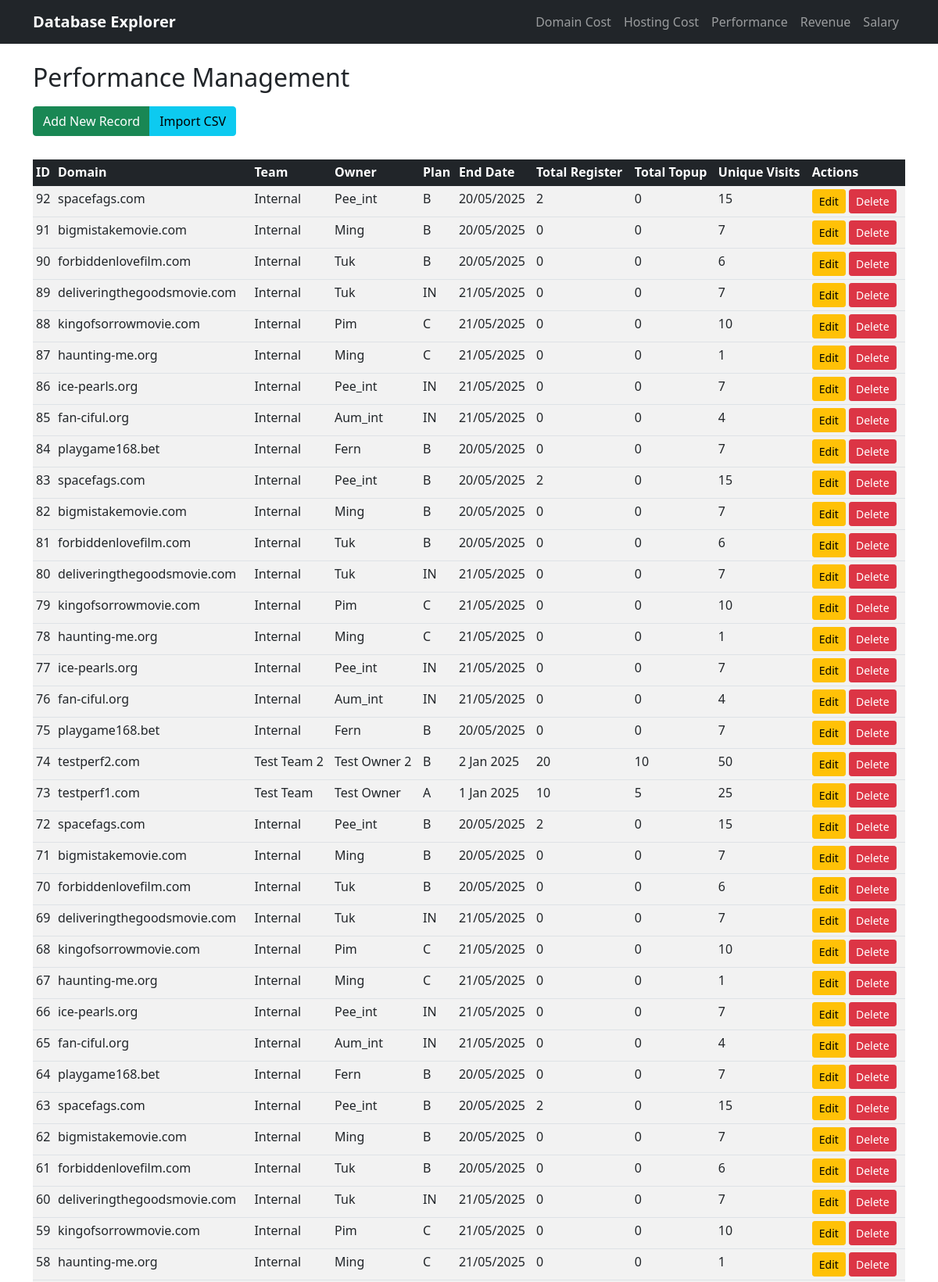
Screenshot of /performance (upper part) with the database file from the repository.
### tables this page shows
CREATE TABLE performance (
            id INTEGER PRIMARY KEY AUTOINCREMENT,
            domain TEXT,
            team TEXT,
            owner TEXT,
            plan TEXT,
            end_date TEXT,
            cashgame TEXT,
            chalong TEXT,
            playgame TEXT,
            total_register INTEGER,
            total_topup INTEGER,
            regis_may INTEGER,
            topup_may INTEGER,
            regis_june INTEGER,
            topup_june INTEGER,
            regis_july INTEGER,
            topup_july INTEGER,
            cvr TEXT,
            first_seen_cg TEXT,
            first_seen_cl TEXT,
            first_seen_pg TEXT,
            date_gap TEXT,
            unique_visits INTEGER
        );

### app.py (the view)
@app.route('/performance')
def performance():
    conn = get_db_connection()
    data = conn.execute('SELECT * FROM performance ORDER BY id DESC LIMIT 100').fetchall()
    conn.close()
    return render_template('performance.html', data=data)

### app.py (called while the page is built)
def get_db_connection():
    conn = sqlite3.connect(DATABASE)
    conn.row_factory = sqlite3.Row
    return conn

### templates/performance.html (shortened to what this page needs)
{% extends "base.html" %}
{% block content %}
<h2>Performance Management</h2>
<div class="btn-group" role="group">
    <button type="button" class="btn btn-success" data-bs-toggle="modal" data-bs-target="#addModal">Add New Record</button>
    <button type="button" class="btn btn-info" data-bs-toggle="modal" data-bs-target="#importModal">Import CSV</button>
</div>
<div class="table-responsive table-container">
    <table class="table table-striped table-hover table-sm">
        <thead class="table-dark">
            <tr>
                <th>ID</th>
                <th>Domain</th>
                <th>Team</th>
                <th>Owner</th>
                <th>Plan</th>
                <th>End Date</th>
                <th>Total Register</th>
                <th>Total Topup</th>
                <th>Unique Visits</th>
                <th>Actions</th>
            </tr>
        </thead>
        <tbody>
            {% for row in data %}
            <tr id="view-{{ row.id }}">
                <td>{{ row.id }}</td>
                <td>{{ row.domain }}</td>
                <td>{{ row.team }}</td>
                <td>{{ row.owner }}</td>
                <td>{{ row.plan }}</td>
                <td>{{ row.end_date }}</td>
                <td>{{ row.total_register }}</td>
                <td>{{ row.total_topup }}</td>
                <td>{{ row.unique_visits }}</td>
                <td>
                    <button class="btn btn-sm btn-warning" onclick="toggleEdit({{ row.id }})">Edit</button>
                    <button class="btn btn-sm btn-danger" onclick="confirmDelete('{{ url_for('delete_record', table_name='performance', record_id=row.id) }}')">Delete</button>
                </td>
            </tr>
            {% endfor %}
        </tbody>
    </table>
</div>
{% endblock %}

### templates/base.html (style rules this page uses)
.table-container { margin-top: 20px; }
.btn-group { margin: 10px 0; }

### rows the page displays
performance: id "92", domain "spacefags.com", team "Internal", owner "Pee_int", plan "B", end_date "20/05/2025", total_register "2", total_topup "0", unique_visits "15"
performance: id "91", domain "bigmistakemovie.com", team "Internal", owner "Ming", plan "B", end_date "20/05/2025", total_register "0", total_topup "0", unique_visits "7"
performance: id "90", domain "forbiddenlovefilm.com", team "Internal", owner "Tuk", plan "B", end_date "20/05/2025", total_register "0", total_topup "0", unique_visits "6"
performance: id "89", domain "deliveringthegoodsmovie.com", team "Internal", owner "Tuk", plan "IN", end_date "21/05/2025", total_register "0", total_topup "0", unique_visits "7"
performance: id "88", domain "kingofsorrowmovie.com", team "Internal", owner "Pim", plan "C", end_date "21/05/2025", total_register "0", total_topup "0", unique_visits "10"
performance: id "87", domain "haunting-me.org", team "Internal", owner "Ming", plan "C", end_date "21/05/2025", total_register "0", total_topup "0", unique_visits "1"
performance: id "86", domain "ice-pearls.org", team "Internal", owner "Pee_int", plan "IN", end_date "21/05/2025", total_register "0", total_topup "0", unique_visits "7"
performance: id "85", domain "fan-ciful.org", team "Internal", owner "Aum_int", plan "IN", end_date "21/05/2025", total_register "0", total_topup "0", unique_visits "4"
performance: id "84", domain "playgame168.bet", team "Internal", owner "Fern", plan "B", end_date "20/05/2025", total_register "0", total_topup "0", unique_visits "7"
performance: id "83", domain "spacefags.com", team "Internal", owner "Pee_int", plan "B", end_date "20/05/2025", total_register "2", total_topup "0", unique_visits "15"
performance: id "82", domain "bigmistakemovie.com", team "Internal", owner "Ming", plan "B", end_date "20/05/2025", total_register "0", total_topup "0", unique_visits "7"
performance: id "81", domain "forbiddenlovefilm.com", team "Internal", owner "Tuk", plan "B", end_date "20/05/2025", total_register "0", total_topup "0", unique_visits "6"
performance: id "80", domain "deliveringthegoodsmovie.com", team "Internal", owner "Tuk", plan "IN", end_date "21/05/2025", total_register "0", total_topup "0", unique_visits "7"
performance: id "79", domain "kingofsorrowmovie.com", team "Internal", owner "Pim", plan "C", end_date "21/05/2025", total_register "0", total_topup "0", unique_visits "10"
performance: id "78", domain "haunting-me.org", team "Internal", owner "Ming", plan "C", end_date "21/05/2025", total_register "0", total_topup "0", unique_visits "1"
performance: id "77", domain "ice-pearls.org", team "Internal", owner "Pee_int", plan "IN", end_date "21/05/2025", total_register "0", total_topup "0", unique_visits "7"
performance: id "76", domain "fan-ciful.org", team "Internal", owner "Aum_int", plan "IN", end_date "21/05/2025", total_register "0", total_topup "0", unique_visits "4"
performance: id "75", domain "playgame168.bet", team "Internal", owner "Fern", plan "B", end_date "20/05/2025", total_register "0", total_topup "0", unique_visits "7"
performance: id "74", domain "testperf2.com", team "Test Team 2", owner "Test Owner 2", plan "B", end_date "2 Jan 2025", total_register "20", total_topup "10", unique_visits "50"
performance: id "73", domain "testperf1.com", team "Test Team", owner "Test Owner", plan "A", end_date "1 Jan 2025", total_register "10", total_topup "5", unique_visits "25"
performance: id "72", domain "spacefags.com", team "Internal", owner "Pee_int", plan "B", end_date "20/05/2025", total_register "2", total_topup "0", unique_visits "15"
performance: id "71", domain "bigmistakemovie.com", team "Internal", owner "Ming", plan "B", end_date "20/05/2025", total_register "0", total_topup "0", unique_visits "7"
performance: id "70", domain "forbiddenlovefilm.com", team "Internal", owner "Tuk", plan "B", end_date "20/05/2025", total_register "0", total_topup "0", unique_visits "6"
performance: id "69", domain "deliveringthegoodsmovie.com", team "Internal", owner "Tuk", plan "IN", end_date "21/05/2025", total_register "0", total_topup "0", unique_visits "7"
performance: id "68", domain "kingofsorrowmovie.com", team "Internal", owner "Pim", plan "C", end_date "21/05/2025", total_register "0", total_topup "0", unique_visits "10"
performance: id "67", domain "haunting-me.org", team "Internal", owner "Ming", plan "C", end_date "21/05/2025", total_register "0", total_topup "0", unique_visits "1"
performance: id "66", domain "ice-pearls.org", team "Internal", owner "Pee_int", plan "IN", end_date "21/05/2025", total_register "0", total_topup "0", unique_visits "7"
performance: id "65", domain "fan-ciful.org", team "Internal", owner "Aum_int", plan "IN", end_date "21/05/2025", total_register "0", total_topup "0", unique_visits "4"
performance: id "64", domain "playgame168.bet", team "Internal", owner "Fern", plan "B", end_date "20/05/2025", total_register "0", total_topup "0", unique_visits "7"
performance: id "63", domain "spacefags.com", team "Internal", owner "Pee_int", plan "B", end_date "20/05/2025", total_register "2", total_topup "0", unique_visits "15"
performance: id "62", domain "bigmistakemovie.com", team "Internal", owner "Ming", plan "B", end_date "20/05/2025", total_register "0", total_topup "0", unique_visits "7"
performance: id "61", domain "forbiddenlovefilm.com", team "Internal", owner "Tuk", plan "B", end_date "20/05/2025", total_register "0", total_topup "0", unique_visits "6"
performance: id "60", domain "deliveringthegoodsmovie.com", team "Internal", owner "Tuk", plan "IN", end_date "21/05/2025", total_register "0", total_topup "0", unique_visits "7"
performance: id "59", domain "kingofsorrowmovie.com", team "Internal", owner "Pim", plan "C", end_date "21/05/2025", total_register "0", total_topup "0", unique_visits "10"
performance: id "58", domain "haunting-me.org", team "Internal", owner "Ming", plan "C", end_date "21/05/2025", total_register "0", total_topup "0", unique_visits "1"
